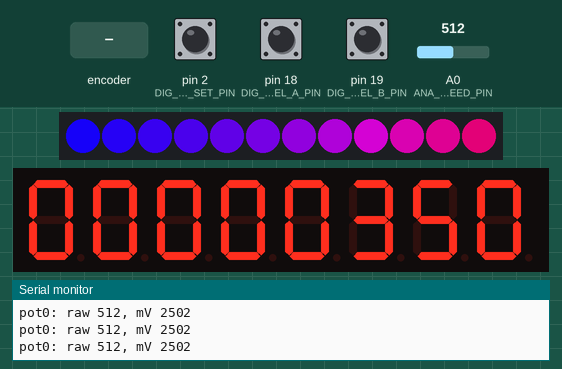
Recording of a sketch running on a simulated Arduino Mega 2560, built with avr-gcc and run on an emulated ATmega2560. Shown: 12 RGB LEDs in strip order, left to right, 8-digit seven-segment display, the last lines printed to the serial monitor. The inputs (shaded band) are chosen by the test bench; at power-on: A0 (ANA_CTRL_RGB_SPEED_PIN) = 512, pin 2 (DIG_CTRL_BTN_TEMP_SET_PIN) HIGH, pin 18 (DIG_CTRL_ENC_TEMP_SEL_A_PIN) HIGH, pin 19 (DIG_CTRL_ENC_TEMP_SEL_B_PIN) HIGH.

Above: at 1.7 s.
1.8 s: A0 (ANA_CTRL_RGB_SPEED_PIN) set to 716
At 2.15 s:
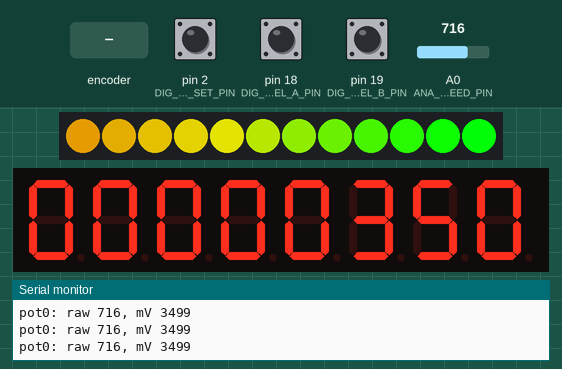
4.8 s: rotary encoder on pin 18 (DIG_CTRL_ENC_TEMP_SEL_A_PIN) / pin 19 (DIG_CTRL_ENC_TEMP_SEL_B_PIN) turned 1 step (first pin leading)
At 5.15 s:
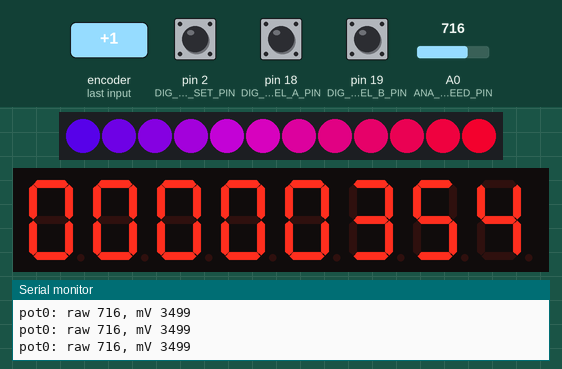
8.0 s: A0 (ANA_CTRL_RGB_SPEED_PIN) set to 511
At 8.15 s:
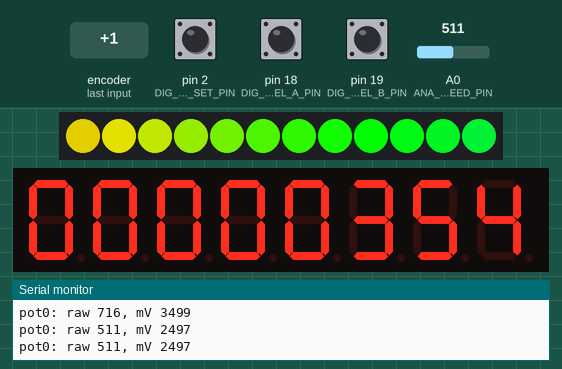
11.0 s: A0 (ANA_CTRL_RGB_SPEED_PIN) set to 900
At 11.16 s:
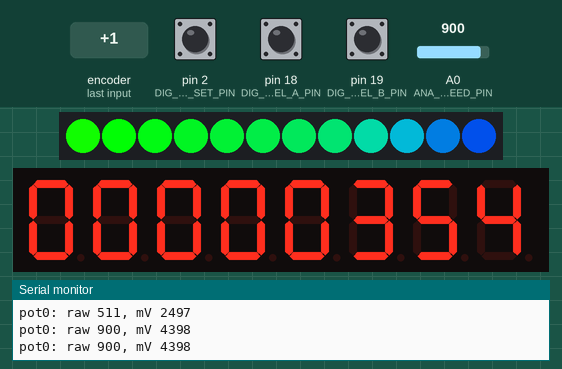
14.0 s: pin 2 (DIG_CTRL_BTN_TEMP_SET_PIN) pulled LOW for 0.15 s
At 14.16 s:
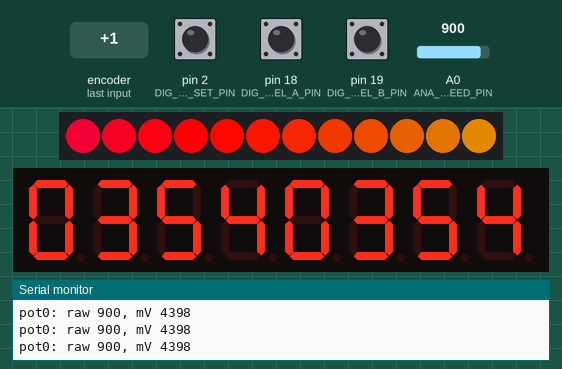
17.1 s: A0 (ANA_CTRL_RGB_SPEED_PIN) set to 511
At 17.46 s:
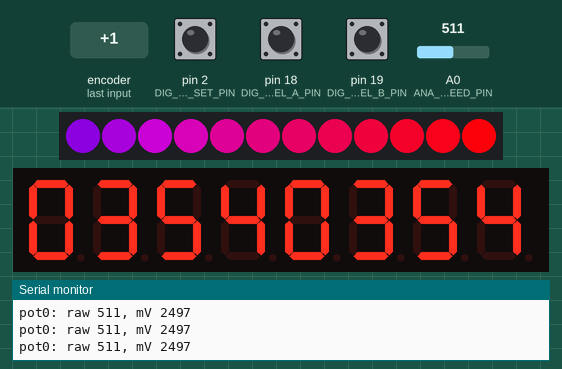

The sketch:

Adom.ino
```cpp
// Visual Micro is in vMicro>General>Tutorial Mode
//
/*
    Name:       Adom.ino
    Created:	11/29/2018 1:22:25 AM
    Author:     DESKTOP-EB5ON9U\Kyler
*/

// Define User Types below here or use a .h file
//
#include "temperature_control.h"
#include "digital.h"
#include "display.h"
#include "analog.h"
#include "leds.h"
#include "scheduler.h"

// Define Function Prototypes that use User Types below here or use a .h file
//

// Define Functions below here or use other .ino or cpp files
//

// The setup() function runs once each time the micro-controller starts
void setup()
{
	delay(500);
	Serial.begin(38400);

	analog_init();
	leds_init();
	display_init();
	digital_init();
}

// Add the main program code into the continuous loop() function
void loop()
{
	scheduler_run();
}
```

analog.cpp
```cpp
//
//
//

#include "analog.h"
#include "scheduler.h"
#include "serial_printf.h"

#define ANA_CTRL_RGB_SPEED_PIN A0
//#define ANA_CTRL_RGB_VARIETY_PIN
//#define ANA_CTRL_RGB_BRIGHTNESS_PIN

#define ANALOG_REF DEFAULT
#define ANALOG_DEBUG 1

#ifndef ARRAY_SIZE
#define ARRAY_SIZE(arr) \
	(sizeof(arr) / sizeof(arr[0]))
#endif

/************************************************************************/
/* VARIABLE DEFINITIONS (LOCAL)                                         */
/************************************************************************/

/* the order of list initialization must follow the analog_control_t enumeration */
static analog_t input[] = {
	{ANA_CTRL_RGB_SPEED_PIN, 0, 0}
};


/************************************************************************/
/* FUNCTION DEFINITIONS (LOCAL)                                         */
/************************************************************************/

float analog_ref_enum_to_float(void)
{
	switch (ANALOG_REF) {
	case EXTERNAL:
		return 3.3;
		break;
	case DEFAULT:
	default:
		return 5.0f;
		break;
	}
}


/************************************************************************/
/* FUNCTION DEFINITIONS (GLOBAL)                                        */
/************************************************************************/

void analog_init(void)
{
	analogReference(ANALOG_REF);

	scheduler_add_task_freq(analog_update, 10);
}

void analog_update(void)
{
	analog_t* ap;

	/* read analog inputs */
	for (int i = 0; i < ARRAY_SIZE(input); i++) {
		ap = input + i;
		ap->raw = analogRead(ap->pin);
		ap->mv = map(ap->raw, 0, 1023, 0, (long)(1000 * analog_ref_enum_to_float()));
#if ANALOG_DEBUG
		serial_printf("pot%i: raw %i, mV %i", i, ap->raw, ap->mv);
#endif
	}
}

int analog_get_raw(analog_control_t ctrl)
{
	return input[ctrl].raw;
}

int analog_get_mv(analog_control_t ctrl)
{
	return input[ctrl].mv;
}
```

analog.h
```cpp
// analog.h

#ifndef _ANALOG_h
#define _ANALOG_h

#if defined(ARDUINO) && ARDUINO >= 100
	#include "arduino.h"
#else
	#include "WProgram.h"
#endif

/************************************************************************/
/* TYPE DEFINITIONS                                                     */
/************************************************************************/

typedef struct __analog_t
{
	int pin;	// external pin
	int raw;	// raw value
	int mv;		// scaled voltage (mV)
} analog_t;

/* user controls */
typedef enum
{
	ANA_CTRL_RGB_SPEED = 0,
	ANA_CTRL_RGB_VARIETY = 1,
	ANA_CTRL_RGB_BRIGHTNESS = 2
} analog_control_t;


/************************************************************************/
/* FUNCTION DECLARATIONS                                                */
/************************************************************************/

void analog_init(void);
void analog_update(void);
int analog_get_raw(analog_control_t ctrl);
int analog_get_mv(analog_control_t ctrl);

#endif
```

digital.cpp
```cpp
//
//
//

#include "digital.h"

#define DIG_CTRL_BTN_TEMP_SET_PIN 2
#define DIG_CTRL_ENC_TEMP_SEL_A_PIN 18
#define DIG_CTRL_ENC_TEMP_SEL_B_PIN 19

#define DIGITAL_DEBUG 0

/************************************************************************/
/* VARIABLE DEFINITIONS (LOCAL)                                         */
/************************************************************************/

volatile button_t btn_temp_set = {
	DIG_CTRL_BTN_TEMP_SET_PIN, 0
};

volatile encoder_t enc_temp_sel = {
	{DIG_CTRL_ENC_TEMP_SEL_A_PIN, 0},
	{DIG_CTRL_ENC_TEMP_SEL_B_PIN, 0},
	0
};

/* row is old state, column new state */
static const int encoder_lut[4][4] = {
	{ 0,-1, 1, 0},
	{ 1, 0, 0,-1},
	{-1, 0, 0, 1},
	{ 0, 1,-1, 0}
};

/************************************************************************/
/* VARIABLE DEFINITIONS (GLOBAL)                                        */
/************************************************************************/

volatile int digital_temp_sel;
volatile int digital_temp_set;


/************************************************************************/
/* FUNCTION DEFINITIONS (LOCAL)                                         */
/************************************************************************/

int read_button(button_t *btn)
{
	btn->state = (bool)digitalRead(btn->pin);
	return (int)btn->state;
}

/* returns either 1 or -1 to indicate clockwise or counter-clockwise direction, respectivevly */
int read_encoder(encoder_t *enc)
{
	uint8_t new_state = 0;
	new_state |= digitalRead(enc->dig_a.pin) << 1;
	new_state |= digitalRead(enc->dig_b.pin);

	int tmp = encoder_lut[enc->old_state][new_state];
	enc->old_state = new_state;
	return tmp;
}

void isr_btn_temp_set(void)
{
	digital_temp_set = digital_temp_sel;
}

void isr_enc_temp_sel(void)
{
	digital_temp_sel += read_encoder((encoder_t*)&enc_temp_sel);
}


/************************************************************************/
/* FUNCTION DEFINITIONS (GLOBAL)                                        */
/************************************************************************/

void digital_init(void)
{
	digital_temp_sel = 350;
	digital_temp_set = 0;

	pinMode(DIG_CTRL_BTN_TEMP_SET_PIN, INPUT_PULLUP);
	read_button((button_t*)&btn_temp_set);
	attachInterrupt(digitalPinToInterrupt(DIG_CTRL_BTN_TEMP_SET_PIN), isr_btn_temp_set, CHANGE);

	pinMode(DIG_CTRL_ENC_TEMP_SEL_A_PIN, INPUT_PULLUP);
	pinMode(DIG_CTRL_ENC_TEMP_SEL_B_PIN, INPUT_PULLUP);
	read_encoder((encoder_t*)&enc_temp_sel);
	attachInterrupt(digitalPinToInterrupt(DIG_CTRL_ENC_TEMP_SEL_A_PIN), isr_enc_temp_sel, CHANGE);
	attachInterrupt(digitalPinToInterrupt(DIG_CTRL_ENC_TEMP_SEL_B_PIN), isr_enc_temp_sel, CHANGE);
}
```

digital.h
```cpp
// digital.h

#ifndef _DIGITAL_h
#define _DIGITAL_h

#if defined(ARDUINO) && ARDUINO >= 100
	#include "arduino.h"
#else
	#include "WProgram.h"
#endif

/************************************************************************/
/* TYPE DEFINITIONS                                                     */
/************************************************************************/

typedef struct __digital_t
{
	int pin;
	bool state;
} digital_t;

/* push button */
typedef digital_t button_t;

/* rotary encoder */
typedef struct __encoder_t
{
	digital_t dig_a;
	digital_t dig_b;
	uint8_t old_state;
} encoder_t;


/************************************************************************/
/* VARIABLE DECLARATIONS                                                */
/************************************************************************/

extern volatile int digital_temp_sel;
extern volatile int digital_temp_set;


/************************************************************************/
/* FUNCTION DECLARATIONS                                                */
/************************************************************************/

void digital_init(void);

#endif
```

display.cpp
```cpp
//
// hardware abstraction of MAX7219
//

#include "display.h"
#include "scheduler.h"
#include "digital.h"

#include "LedControl.h"

#define DISPLAY_DATA_IN 51
#define DISPLAY_CLK 52
#define DISPLAY_CS 53

/************************************************************************/
/* VARIABLE DEFINITIONS (LOCAL)                                         */
/************************************************************************/

LedControl led_control = LedControl(DISPLAY_DATA_IN, DISPLAY_CLK, DISPLAY_CS, 1);


/************************************************************************/
/* FUNCTION DEFINITIONS (GLOBAL)                                        */
/************************************************************************/

void display_init(void)
{
	led_control.shutdown(0, false);
	led_control.setIntensity(0, 8);
	led_control.setScanLimit(0, 8);
	led_control.clearDisplay(0);

	scheduler_add_task_freq(display_update, 10);
}

void display_update(void)
{
	display_write_int(digital_temp_set, 4);
	display_write_int(digital_temp_sel, 0);
}

void display_write_int(int value, int x)
{
	/* integer out-of-range */
	if (9999 < value || -999 > value) {
		return;
	}

	/* store each decimal place in an array element */
	byte digits[4];
	digits[0] = value % 10;
	digits[1] = (value / 10) % 10;
	digits[2] = (value / 100) % 10;
	digits[3] = (value / 1000);

	int i, j;
	for (i = 0, j = x; i < 4 && j < 8; i++, j++) {
		led_control.setDigit(0, j, (byte)digits[i], false);
	}

	/// TODO: implement '-' character for negative numbers.
}
```

display.h
```cpp
// display.h

#ifndef _DISPLAY_h
#define _DISPLAY_h

#if defined(ARDUINO) && ARDUINO >= 100
	#include "arduino.h"
#else
	#include "WProgram.h"
#endif

/************************************************************************/
/* FUNCTION DECLARATIONS                                                */
/************************************************************************/

void display_init(void);
void display_update(void);
void display_write_int(int i, int place);

#endif
```

leds.cpp
```cpp
//
//
//

#include "leds.h"
#include "analog.h"

#define FASTLED_INTERNAL
#include "FastLED.h"

#define LEDS_DATA_PIN 37	/// NOTE: 51 is SPI_MOSI
#define LEDS_COUNT 12

#define LEDS_STATIC_COEF 0.15f

/************************************************************************/
/* VARIABLE DEFINITIONS (GLOBAL)                                        */
/************************************************************************/

task_t *leds_task_ptr;


/************************************************************************/
/* VARIABLE DEFINITIONS (LOCAL)                                         */
/************************************************************************/

CRGB leds[LEDS_COUNT];
uint8_t led_hue;
uint8_t led_inc;


/************************************************************************/
/* FUNCTION DEFINITIONS (GLOBAL)                                        */
/************************************************************************/

void leds_init(void)
{
	FastLED.addLeds<NEOPIXEL, LEDS_DATA_PIN>(leds, LEDS_COUNT);

	led_hue = 0;
	led_inc = 1;
	fill_rainbow(leds, LEDS_COUNT, led_hue);
	FastLED.show();

	leds_task_ptr = scheduler_add_task_freq(leds_update, 30);
}

void leds_update(void)
{
	/* copy from analog 'backend' */
	int raw_speed = analog_get_raw(ANA_CTRL_RGB_SPEED);

	/* set speed */
	if (1023 == raw_speed) {
		led_inc = 30;
	}
	else if (LEDS_STATIC_COEF * 1023 > raw_speed) {
		led_inc = 0;
	}
	else {
		led_inc = map(raw_speed, LEDS_STATIC_COEF * 1023, 1023, 1, 15);
	}

	/* write to LED's */
	led_hue += led_inc;
	fill_rainbow(leds, LEDS_COUNT, led_hue);
	FastLED.show();
}
```

leds.h
```cpp
// leds.h

#ifndef _LEDS_h
#define _LEDS_h

#if defined(ARDUINO) && ARDUINO >= 100
	#include "arduino.h"
#else
	#include "WProgram.h"
#endif

#include "scheduler.h"

/************************************************************************/
/* VARIABLE DECLARATIONS                                                */
/************************************************************************/

extern task_t *leds_task_ptr;

/************************************************************************/
/* FUNCTION DECLARATIONS                                                */
/************************************************************************/

void leds_init(void);
void leds_update(void);

#endif
```

scheduler.cpp
```cpp
//
//
//

#include <stdlib.h>
#include <string.h>

#include "scheduler.h"

/************************************************************************/
/* VARIABLE DEFINITIONS (LOCAL)                                         */
/************************************************************************/

task_t* head = NULL;
task_t* tail = NULL;
size_t task_count = 0;


/************************************************************************/
/* FUNCTION DEFINITIONS (LOCAL)                                         */
/************************************************************************/

task_t* create_task(void_fptr_t func, ulong per, uint8_t options)
{
	task_t *tptr = (task_t*)calloc(1, sizeof(task_t));

	/* heap allocation failure, do nothing forever */
	while (NULL == tptr);

	tptr->func = func;
	tptr->per = per;
	tptr->options = options;

	return tptr;
}

void remove_task(task_t *tptr)
{
	/* null check */
	if (NULL == tptr) {
		return;
	}

	/* remove head */
	if (head == tptr && NULL != tptr->next) {
		head = tptr->next;
		tptr->next->prev = NULL;
	}
	/* remove tail*/
	else if (tail == tptr && NULL != tptr->prev) {
		tail = tptr->prev;
		tptr->prev->next = NULL;
	}
	/* remove normal node */
	else {
		tptr->next->prev = tptr->prev;
		tptr->prev->next = tptr->next;
	}

	/* clear memory, free memory, decrement task count */
	memset((void*)tptr, NULL, sizeof(task_t));
	free((void*)tptr);
	task_count--;
}


/************************************************************************/
/* FUNCTION DEFINITIONS (GLOBAL)                                        */
/************************************************************************/

void scheduler_run(void)
{
	/* no task to run */
	if (task_count < 1 || NULL == head) {
		return;
	}

	ulong now = millis();

	for (task_t *tptr = head; NULL != tptr; tptr = tptr->next) {
		if (tptr->bit.pause) {
			continue;
		}
		if (now - tptr->ts >= tptr->per) {
			tptr->func();
			tptr->ts = now;
			if (tptr->bit.dispose) {
				remove_task(tptr);
			}
		}
	}

}

task_t* scheduler_add_task_per(void_fptr_t func, ulong per, uint8_t options)
{
	task_t *tptr = NULL;

	/* first node */
	if (NULL == head && NULL == tail) {
		tptr = create_task(func, per, options);
		head = tail = tptr;
		task_count++;
		return tptr;
	}

	/* existing node */
	tptr = scheduler_get_task(func);
	if (NULL != tptr) {
		tptr->per = per;
		tptr->options = options;
		return tptr;
	}

	/* new node */
	for (tptr = head; NULL != tptr->next; tptr = tptr->next);
	tptr->next = create_task(func, per, options);
	tptr->next->prev = tptr;
	tptr = tptr->next;
	tail = tptr;

	task_count++;
	return tptr;
}

task_t* scheduler_add_task_freq(void_fptr_t func, ulong freq, uint8_t options)
{
	/* convert frequency to period, minimum period of 20ms */
	ulong per = 1000 / min(freq, 50);

	return scheduler_add_task_per(func, per, options);
}

task_t* scheduler_one_shot(void_fptr_t func, ulong per)
{
	task_t *tptr = scheduler_add_task_per(func, per);

	/* "func" will be called, and then removed after "per" milliseconds */
	tptr->ts = millis();
	tptr->bit.dispose = 1;

	return tptr;
}

bool scheduler_remove_task(void_fptr_t func)
{
	task_t *tptr = scheduler_get_task(func);
	if (NULL == tptr) {
		return false;
	}

	return scheduler_remove_task(tptr);
}

bool scheduler_remove_task(task_t *tptr)
{
	if (NULL == tptr) {
		return false;
	}

	tptr->bit.dispose = 1;

	return true;
}

bool scheduler_pause_task(void_fptr_t func)
{
	task_t *tptr = scheduler_get_task(func);
	if (NULL == tptr) {
		return false;
	}

	return scheduler_pause_task(tptr);
}

bool scheduler_pause_task(task_t *tptr)
{
	if (NULL == tptr) {
		return false;
	}

	tptr->bit.pause = 1;

	return true;
}

bool scheduler_resume_task(void_fptr_t func)
{
	task_t *tptr = scheduler_get_task(func);
	if (NULL == tptr) {
		return false;
	}

	return scheduler_resume_task(tptr);
}

bool scheduler_resume_task(task_t *tptr)
{
	if (NULL == tptr) {
		return false;
	}

	tptr->bit.pause = 0;

	return true;
}

task_t* scheduler_get_task(void_fptr_t func)
{
	task_t *tptr = NULL;

	if (task_count < 1 || NULL == head) {
		return tptr;
	}

	for (tptr = head; NULL != tptr; tptr = tptr->next) {
		if (func == tptr->func) {
			break;
		}
	}

	return tptr;
}

ulong scheduler_get_task_count(void)
{
	return task_count;
}
```

scheduler.h
```cpp
// scheduler.h

#ifndef _SCHEDULER_h
#define _SCHEDULER_h

#if defined(ARDUINO) && ARDUINO >= 100
	#include "arduino.h"
#else
	#include "WProgram.h"
#endif

/************************************************************************/
/* TYPE DEFINITIONS                                                     */
/************************************************************************/

/* syntactical convenience */
typedef unsigned long ulong;

/* pointer to scheduled function */
typedef void(*void_fptr_t)(void);

/* flags that define special beahvior */
typedef struct __task_bit_t
{
	uint8_t dispose	: 1;
	uint8_t pause	: 1;
} task_bit_t;

/* structure of task node in list */
typedef struct __task_t
{
	union {
		task_bit_t bit;
		uint8_t options;
	};
	ulong ts;
	ulong per;
	void_fptr_t func;
	struct __task_t *next;
	struct __task_t *prev;
} task_t;

/************************************************************************/
/* FUNCTION DECLARATIONS                                                */
/************************************************************************/

void scheduler_run(void);

task_t* scheduler_add_task_per(void_fptr_t func, ulong per, uint8_t options = 0);
task_t* scheduler_add_task_freq(void_fptr_t func, ulong freq, uint8_t options = 0);

task_t* scheduler_one_shot(void_fptr_t func, ulong per);

bool scheduler_remove_task(void_fptr_t func);
bool scheduler_remove_task(task_t *tptr);

bool scheduler_pause_task(void_fptr_t func);
bool scheduler_pause_task(task_t *tptr);

bool scheduler_resume_task(void_fptr_t func);
bool scheduler_resume_task(task_t *tptr);

task_t* scheduler_get_task(void_fptr_t func);

ulong scheduler_get_task_count(void);

#endif
```

serial_printf.h
```cpp
// serial_printf.h

#ifndef _NICE_PRINT_h
#define _NICE_PRINT_h

#if defined(ARDUINO) && ARDUINO >= 100
	#include "arduino.h"
#else
	#include "WProgram.h"
#endif


static inline void serial_printf(const char* fmt, ...)
{
	char str[64];

	va_list args;
	va_start(args, fmt);
	vsprintf(str, fmt, args);
	va_end(args);

	Serial.println((const char*)str);
}

#endif
```

Source omitted: temperature_control.cpp (1630 bytes), temperature_control.h (731 bytes)
